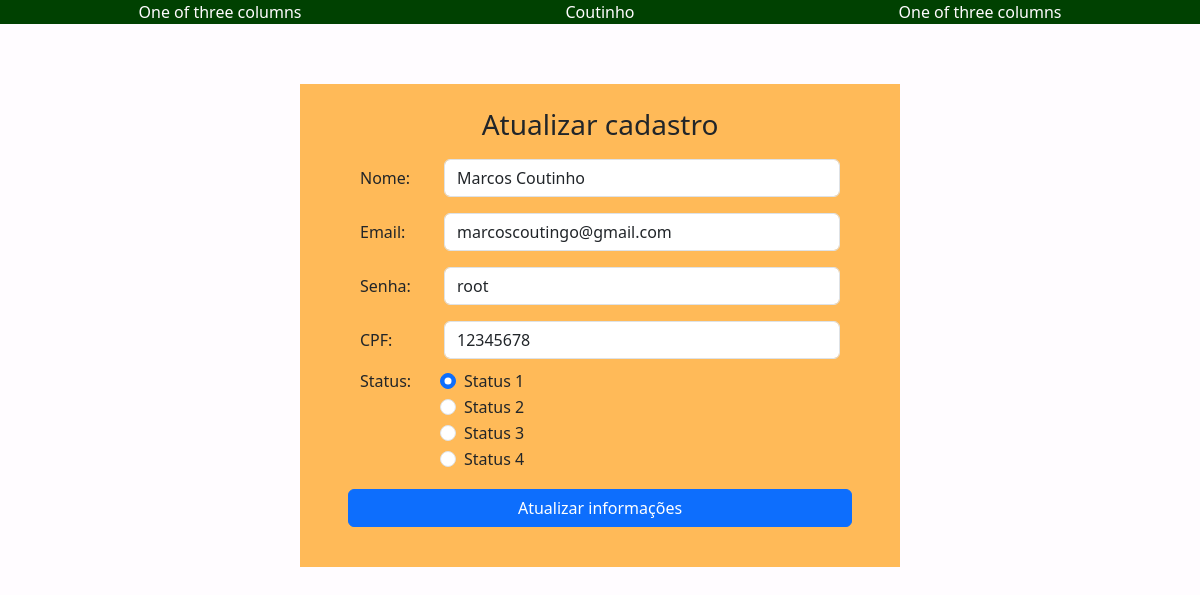
Page /atualizaCliente.php?cpf=12345678 on the committed database.
### tables this page shows
CREATE TABLE Pessoa (nome TEXT, email TEXT, senha TEXT, cpf TEXT PRIMARY KEY, status TEXT);

### read2.php (called while the page is built, shortened)
<?php
require_once 'envio.php';
require_once 'Pessoa.php';
function buscarPorCPF($pdo, $cpf) {
    $query = "SELECT * FROM Pessoa WHERE cpf = :cpf";
    $statement = $pdo->prepare($query);
    $statement->bindValue(':cpf', $cpf);
    $statement->execute();
    $resultado = $statement->fetch();
    $pessoa = new Pessoa($resultado['nome'], $resultado['email'], $resultado['senha'],$resultado['cpf'], $resultado['status']);
    return $pessoa;
    }

### Pessoa.php (called while the page is built, shortened)
<?php
class Pessoa
{
    private string $nome;
    private string $email;
    private string $senha;
    private string $cpf;
    public function __construct(string $nome, string $email,string $senha, string $cpf, string $status)
    {
        $this->nome = $nome;
        $this->email = $email;
        $this->senha = $senha;
        $this->cpf = $cpf;
    }
    public function nome(): string
    {
        return $this->nome;
    }
    public function email(): string
    {
        return $this->email;
    }
    public function cpf(): string
    {
        return $this->cpf;
    }
    public function senha(): string
    {
        return $this->senha;
    }
}

### atualizaCliente.php (the view, shortened to what this page needs)
<?php
require_once 'conexao.php';
require_once 'Pessoa.php';
require_once 'read2.php';
if (isset($_GET['cpf'])) {
    $cpf_pessoa = $_GET['cpf'];
    $pessoa = buscarPorCPF($pdo,$cpf_pessoa);
}
?>
<!DOCTYPE html>
<html lang="en">
<head>
    <link rel="stylesheet" href="index.css">
    <link href="https://cdn.jsdelivr.net/npm/bootstrap@5.3.3/dist/css/bootstrap.min.css" rel="stylesheet">
</head>
<body>
    <header>
    <div class="container text-center">
  <div class="row align-items-center">
    <div class="col">
      One of three columns
    </div>
    <div class="col">
  Coutinho
    </div>
    <div class="col">
      One of three columns
    </div>
  </div>
</div>
    </header>
   <main>
   <div class="form" >
    <h3 class="title_form">Atualizar cadastro </h3>
   <form method="post">
  <div class="row mb-3">
    <label for="inputname" class="col-sm-2 col-form-label" >Nome: </label>
    <div class="col-sm-10">
      <input type="name" class="form-control" id="nome" name="nome" value="<?php echo $pessoa->nome();?>"required>
    </div>
  </div>
  <div class="row mb-3">
    <label for="inputEmail" class="col-sm-2 col-form-label" >Email: </label>
    <div class="col-sm-10">
      <input type="email" class="form-control" id="email" name="email"value="<?php echo $pessoa->email();?>" required>
    </div>
  </div>
  <div class="row mb-3">
    <label for="inputPassword" class="col-sm-2 col-form-label">Senha: </label>
    <div class="col-sm-10">
      <input type="text" class="form-control" id="senha" name="senha" value="<?php echo $pessoa->senha();?>" required >
    </div>
  </div>
  <div class="row mb-3">
    <label for="inputCPF" class="col-sm-2 col-form-label" >CPF: </label>
    <div class="col-sm-10">
      <input type="text" class="form-control" id="cpf" name="cpf" value="<?php echo $pessoa->cpf();?>"required readonly>
    </div>
  <fieldset class="row mb-3 radios">
    <legend class="col-form-label col-sm-2 pt-0">Status:</legend>
    <div class="col-sm-10">
      <div class="form-check">
        <input class="form-check-input" type="radio" name="status" id="status1" value="status1" checked>
        <label class="form-check-label" for="status1">
          Status 1
        </label>
      </div>
      <div class="col-sm-10">
      <div class="form-check">
        <input class="form-check-input" type="radio" name="status" id="status2" value="status2">
        <label class="form-check-label" for="status2">
          Status 2
        </label>
      </div>
      <div class="col-sm-10">
      <div class="form-check">
        <input class="form-check-input" type="radio" name="status" id="status3" value="status3">
        <label class="form-check-label" for="status3">
          Status 3
        </label>
      </div>
      <div class="col-sm-10">
      <div class="form-check">
        <input class="form-check-input" type="radio" name="status" id="status4" value="status4">
        <label class="form-check-label" for="status4">
          Status 4
        </label>
      </div>
    </div>
  </fieldset>
  <button type="submit"  name="acao" value="Enviar" class="btn btn-primary">Atualizar informações</button>
</form>
    </div>
   </main>
</body>
</html>

### index.css (style rules this page uses)
:root { --cor-primaria: #004101; --cor-secundaria: #FFBA58; --cor-terciaria: #FFFCFF; }
* { margin: 0; padding: 0; box-sizing: border-box; }
body { background-color: var(--cor-terciaria) !important; min-height: 100vh; }
header { background-color: var(--cor-primaria) !important; }
.container.text-center { color: var(--cor-terciaria) !important; }
.form { width: 50%; background-color: #FFBA58; margin:5% auto; padding:2% 5%; }
.title_form { text-align: center; padding-bottom: 2%; }
.radios { padding-top: 2%; }

### rows in the picture
pessoa: nome "Marcos Coutinho", senha "root", cpf "12345678"
